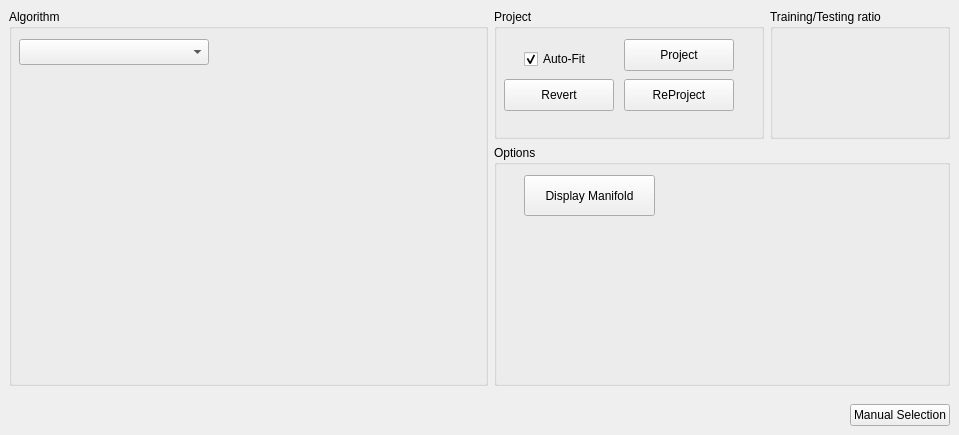
<?xml version="1.0" encoding="UTF-8"?>
<ui version="4.0">
 <class>optionsProjectWidget</class>
 <widget class="QWidget" name="optionsProjectWidget">
  <property name="geometry">
   <rect>
    <x>0</x>
    <y>0</y>
    <width>959</width>
    <height>435</height>
   </rect>
  </property>
  <property name="sizePolicy">
   <sizepolicy hsizetype="MinimumExpanding" vsizetype="MinimumExpanding">
    <horstretch>0</horstretch>
    <verstretch>0</verstretch>
   </sizepolicy>
  </property>
  <property name="minimumSize">
   <size>
    <width>0</width>
    <height>0</height>
   </size>
  </property>
  <property name="maximumSize">
   <size>
    <width>16777215</width>
    <height>16777215</height>
   </size>
  </property>
  <property name="windowTitle">
   <string>Clustering</string>
  </property>
  <property name="autoFillBackground">
   <bool>false</bool>
  </property>
  <layout class="QVBoxLayout" name="verticalLayout" stretch="1,0">
   <property name="spacing">
    <number>0</number>
   </property>
   <property name="leftMargin">
    <number>0</number>
   </property>
   <property name="topMargin">
    <number>0</number>
   </property>
   <property name="rightMargin">
    <number>0</number>
   </property>
   <property name="bottomMargin">
    <number>0</number>
   </property>
   <item>
    <widget class="QWidget" name="widget" native="true">
     <layout class="QGridLayout" name="gridLayout" rowstretch="0,1" columnstretch="1,0,0">
      <item row="0" column="0" rowspan="2">
       <widget class="QGroupBox" name="groupBox">
        <property name="title">
         <string>Algorithm</string>
        </property>
        <widget class="QComboBox" name="algoList">
         <property name="geometry">
          <rect>
           <x>10</x>
           <y>30</y>
           <width>190</width>
           <height>26</height>
          </rect>
         </property>
         <property name="font">
          <font>
           <pointsize>10</pointsize>
          </font>
         </property>
        </widget>
        <widget class="QWidget" name="algoWidget" native="true">
         <property name="geometry">
          <rect>
           <x>10</x>
           <y>70</y>
           <width>421</width>
           <height>261</height>
          </rect>
         </property>
        </widget>
       </widget>
      </item>
      <item row="0" column="1">
       <widget class="QGroupBox" name="ClusterGroupBox">
        <property name="minimumSize">
         <size>
          <width>270</width>
          <height>0</height>
         </size>
        </property>
        <property name="title">
         <string>Project</string>
        </property>
        <widget class="QPushButton" name="projectButton">
         <property name="geometry">
          <rect>
           <x>130</x>
           <y>30</y>
           <width>110</width>
           <height>32</height>
          </rect>
         </property>
         <property name="font">
          <font>
           <pointsize>9</pointsize>
          </font>
         </property>
         <property name="toolTip">
          <string>Project the current source data onto the </string>
         </property>
         <property name="text">
          <string>Project</string>
         </property>
        </widget>
        <widget class="QPushButton" name="revertButton">
         <property name="geometry">
          <rect>
           <x>10</x>
           <y>70</y>
           <width>110</width>
           <height>32</height>
          </rect>
         </property>
         <property name="font">
          <font>
           <pointsize>9</pointsize>
          </font>
         </property>
         <property name="toolTip">
          <string>Restore source data (erases projection)</string>
         </property>
         <property name="text">
          <string>Revert</string>
         </property>
        </widget>
        <widget class="QPushButton" name="reprojectButton">
         <property name="geometry">
          <rect>
           <x>130</x>
           <y>70</y>
           <width>110</width>
           <height>32</height>
          </rect>
         </property>
         <property name="font">
          <font>
           <pointsize>9</pointsize>
          </font>
         </property>
         <property name="toolTip">
          <string>Reproject already projected data</string>
         </property>
         <property name="text">
          <string>ReProject</string>
         </property>
        </widget>
        <widget class="QCheckBox" name="fitCheck">
         <property name="geometry">
          <rect>
           <x>30</x>
           <y>40</y>
           <width>87</width>
           <height>20</height>
          </rect>
         </property>
         <property name="font">
          <font>
           <pointsize>9</pointsize>
          </font>
         </property>
         <property name="toolTip">
          <string>Fit window to data after Projecting or Reverting the data</string>
         </property>
         <property name="text">
          <string>Auto-Fit</string>
         </property>
         <property name="checked">
          <bool>true</bool>
         </property>
        </widget>
       </widget>
      </item>
      <item row="1" column="1" colspan="2">
       <widget class="QGroupBox" name="ModelSelectionGroupBox">
        <property name="title">
         <string>Options</string>
        </property>
        <widget class="QPushButton" name="manifoldButton">
         <property name="geometry">
          <rect>
           <x>30</x>
           <y>30</y>
           <width>131</width>
           <height>41</height>
          </rect>
         </property>
         <property name="font">
          <font>
           <pointsize>9</pointsize>
          </font>
         </property>
         <property name="toolTip">
          <string>&lt;html&gt;&lt;head/&gt;&lt;body&gt;&lt;p&gt;Learn projection and display learned manifold in source space.&lt;/p&gt;&lt;/body&gt;&lt;/html&gt;</string>
         </property>
         <property name="text">
          <string>Display Manifold</string>
         </property>
        </widget>
       </widget>
      </item>
      <item row="0" column="2">
       <widget class="QGroupBox" name="TestGroupBox">
        <property name="minimumSize">
         <size>
          <width>180</width>
          <height>130</height>
         </size>
        </property>
        <property name="title">
         <string>Training/Testing ratio</string>
        </property>
       </widget>
      </item>
     </layout>
    </widget>
   </item>
   <item>
    <widget class="QWidget" name="widget_2" native="true">
     <layout class="QHBoxLayout" name="horizontalLayout">
      <item>
       <spacer name="horizontalSpacer">
        <property name="orientation">
         <enum>Qt::Horizontal</enum>
        </property>
        <property name="sizeHint" stdset="0">
         <size>
          <width>588</width>
          <height>20</height>
         </size>
        </property>
       </spacer>
      </item>
      <item>
       <widget class="QPushButton" name="manualTrainButton">
        <property name="font">
         <font>
          <pointsize>9</pointsize>
         </font>
        </property>
        <property name="text">
         <string>Manual Selection</string>
        </property>
        <property name="checkable">
         <bool>true</bool>
        </property>
       </widget>
      </item>
     </layout>
    </widget>
   </item>
  </layout>
 </widget>
 <resources/>
 <connections/>
</ui>
